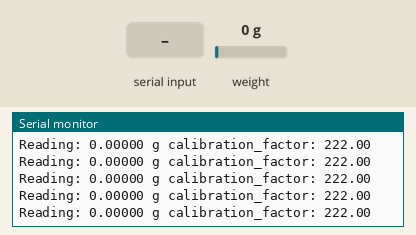
Bench run of a sketch on a simulated ESP8266 (NodeMCU). Parts: the last lines printed to the serial monitor. Inputs (shaded band) come from the test bench; at power-on: weight on the scale 0 g.

Above: at 3.2 s.
3.3 s: weight on the scale set to 100 g
At 3.33 s:
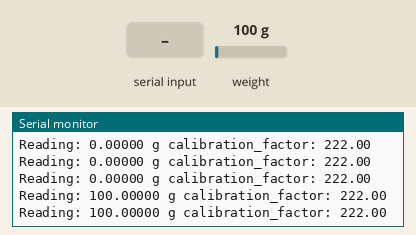
6.3 s: "+" received over Serial
At 6.35 s:
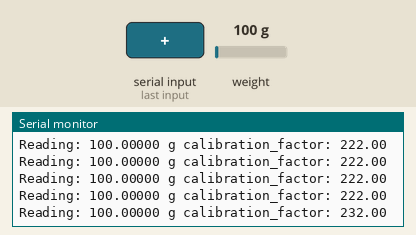
7.8 s: "a" received over Serial
At 7.85 s:
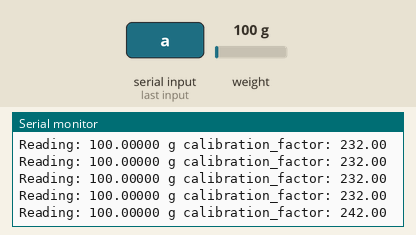
9.3 s: weight on the scale set to 1250 g
At 9.36 s:
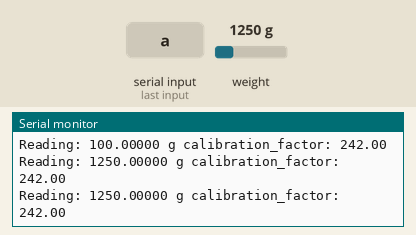
Timing chart, 0 to 11.8 s (numbered marks = the images above; inputs shaded):
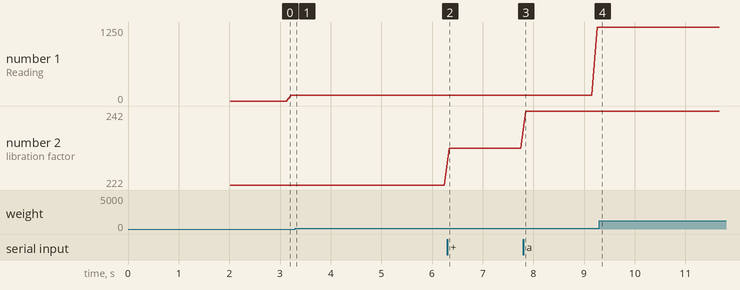

Measured:
- after the input at 3.3 s, the serial monitor: prints a new line at once (image 1)
- after the input at 6.3 s, the serial monitor: prints a new line at once (image 2)
- after the input at 7.8 s, the serial monitor: prints a new line after 0.05 s (image 3)
- after the input at 9.3 s, the serial monitor: prints a new line after 0.06 s (image 4)
- plotted number 1: 100 → 1250 after the input at 7.8 s
- plotted number 2: 222 → 232 after the input at 6.3 s, 232 → 242 after the input at 7.8 s

The sketch:

CalibrationNM2.ino
```cpp
#include "HX711.h"
//#define DOUT  D5
//#define CLK  D6

#define DOUT  D7
#define CLK  D8

HX711 scale(DOUT, CLK);

//Change this calibration factor as per your load cell once it is found you many need to vary it in thousands
float calibration_factor = 222; //-106600 worked for my 40Kg max scale setup
//Found Calibration -909525
//=============================================================================================
//                         SETUP
//=============================================================================================
void setup() {
  Serial.begin(115200);
  Serial.println("HX711 Calibration");
  Serial.println("Remove all weight from scale");
  Serial.println("After readings begin, place known weight on scale");
  Serial.println("Press a,s,d,f to increase calibration factor by 10,100,1000,10000 respectively");
  Serial.println("Press z,x,c,v to decrease calibration factor by 10,100,1000,10000 respectively");
  Serial.println("Press t for tare");

  scale.set_scale();
  scale.tare(); //Reset the scale to 0

  long zero_factor = scale.read_average(); //Get a baseline reading
  Serial.print("Zero factor: "); //This can be used to remove the need to tare the scale. Useful in permanent scale projects.
  Serial.println(zero_factor);
}

//=============================================================================================
//                         LOOP
//=============================================================================================
void loop() {

  scale.set_scale(calibration_factor); //Adjust to this calibration factor

  Serial.print("Reading: ");
  Serial.print(scale.get_units(), 5);
  Serial.print(" g"); //Change this to kg and re-adjust the calibration factor if you follow SI units like a sane person
  Serial.print(" calibration_factor: ");
  Serial.print(calibration_factor);
  Serial.println();

  if (Serial.available())
  {
    char temp = Serial.read();
    if (temp == '+' || temp == 'a')
      calibration_factor += 10;
    else if (temp == '-' || temp == 'z')
      calibration_factor -= 10;
    else if (temp == 's')
      calibration_factor += 100;
    else if (temp == 'x')
      calibration_factor -= 100;
    else if (temp == 'd')
      calibration_factor += 1000;
    else if (temp == 'c')
      calibration_factor -= 1000;
    else if (temp == 'f')
      calibration_factor += 10000;
    else if (temp == 'v')
      calibration_factor -= 10000;
    else if (temp == 't')
      scale.tare();  //Reset the scale to zero
  }
}
```
